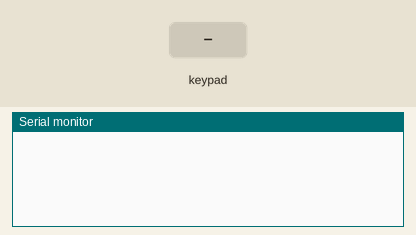
Simulated run of this sketch. Board: Arduino Uno, built with avr-gcc and run on an emulated ATmega328P. Shown: the last lines printed to the serial monitor. The test bench sets the inputs (shaded band).

Above: at 1.2 s.
1.3 s: key '1' pressed
At 2.5 s:
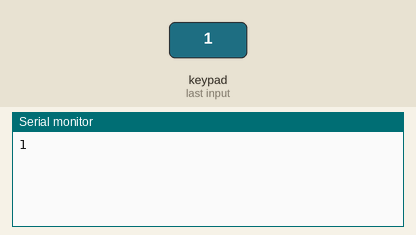
2.8 s: keypad keys 9 8 7 6 # pressed 0.4 s apart
At 5.1 s:
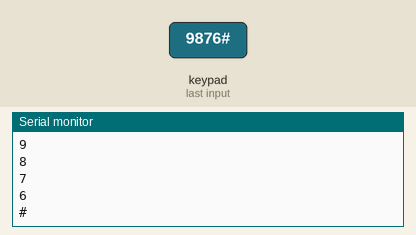
6.3 s: key 'A' pressed
At 6.8 s:
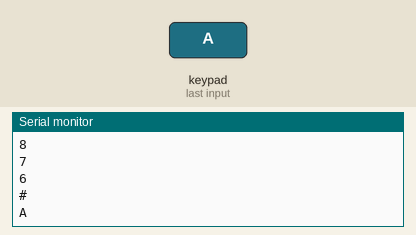
7.8 s: keypad keys 9 8 7 6 * pressed 0.4 s apart
At 10.2 s:
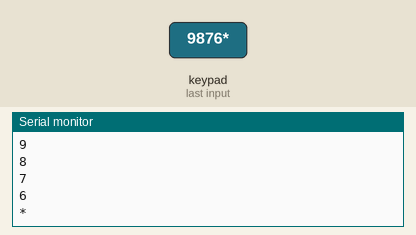
11.3 s: key 'B' pressed
At 11.6 s:
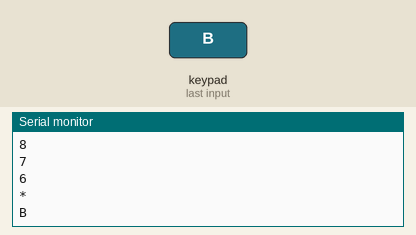
12.8 s: keypad keys 9 8 7 6 D pressed 0.4 s apart
At 15.1 s:
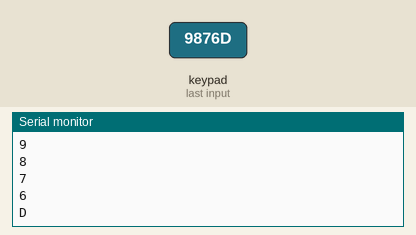
Timing chart, 0 to 16.6 s (numbered marks = the images above; inputs shaded):
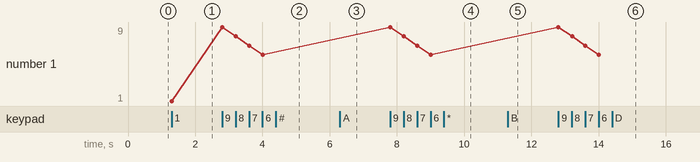

The sketch:

_15-TECLADO_MATRICIAL_SIMPLE.ino
```cpp
//VER LINK PARA DESCARGAR LA LIBRERIA KEYPAD: http://arduparatodos.blogspot.com/2017/12/teclado-matricial-con-arduino-varios.html
#include <Keypad.h>

const byte filas = 4;     //Numero de filas del teclado
const byte columnas = 4;  //Numero de columnas del teclado

//Defino una matriz 4x4 con la posicion de las filas y columnas
char matriz[filas][columnas] =
{

  { '1', '2', '3', 'A'},
  { '4', '5', '6', 'B'},
  { '7', '8', '9', 'C'},
  { '*', '0', '#', 'D'},

};

byte pinesFilas[filas] = {9, 8, 7, 6};       //Pines donde van conectadas las filas del teclado
byte pinesColumnas[columnas] = {5, 4, 3, 2}; //Pines donde van conectadas las columnas del teclado

//Inicializo el teclado con el numero de filas, columnas, los pines del Arduino utilizados y la matriz
Keypad teclado = Keypad( makeKeymap(matriz), pinesFilas, pinesColumnas, filas, columnas);

void setup()
{
  Serial.begin(9600);   //Inicializo el puerto serie
}

void loop()
{
  char tecla_presionada = teclado.getKey();    //Almaceno en una variable la tecla presionada

  if (tecla_presionada)
  {
    Serial.println(tecla_presionada);   //Muestra la tecla presionada en el monitor serie
  }
}
```

Measured:
- after the input at 1.3 s, the serial monitor: prints a new line at once (image 1)
- after the input at 2.8 s, the serial monitor: prints a new line at once (image 2)
- after the input at 6.3 s, the serial monitor: prints a new line at once (image 3)
- after the input at 7.8 s, the serial monitor: prints a new line at once (image 4)
- after the input at 11.3 s, the serial monitor: prints a new line at once (image 5)
- after the input at 12.8 s, the serial monitor: prints a new line at once (image 6)
- plotted number 1: 1 → 6 after the input at 2.8 s
